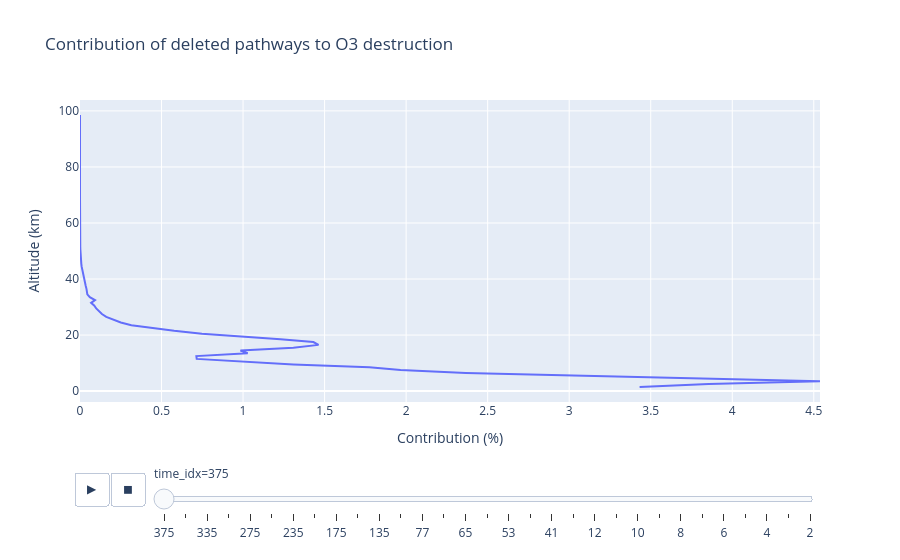
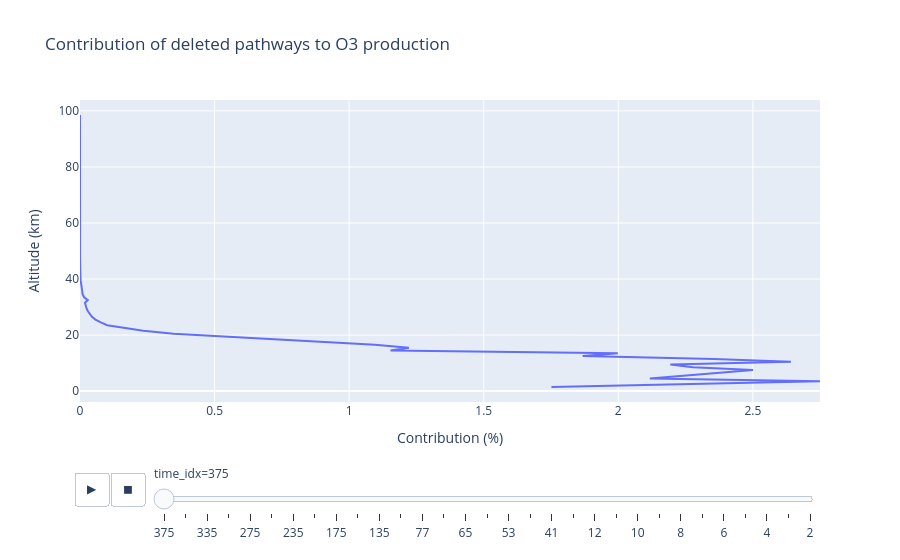

The notebook cell these images were saved under, in order:
### Markdown cell above
Here is an interactive plot with the contribution profiles of deleted pathways in all the  model times we analyzed:

### Code cell
del_pathways_loss = loss_pathways[loss_pathways.pathway_id == 'del']
del_pathways_prod = prod_pathways[prod_pathways.pathway_id == 'del']

del_pathways_loss = del_pathways_loss[del_pathways_loss.species=='O3']
del_pathways_prod = del_pathways_prod[del_pathways_prod.species=='O3']

fig = px.line(del_pathways_loss, x=del_pathways_loss['contribution']*100, y='alt',
        animation_frame=del_pathways_loss['time_idx'],
        labels={'x':'Contribution (%)', 'alt':'Altitude (km)'},
        title='Contribution of deleted pathways to O3 destruction')
fig.show()

fig = px.line(del_pathways_prod, x=del_pathways_prod['contribution']*100, y='alt',
        animation_frame=del_pathways_prod['time_idx'],
        labels={'x':'Contribution (%)', 'alt':'Altitude (km)'},
        title='Contribution of deleted pathways to O3 production'
        )
fig.show()

### Figure 1 — Plotly figure (JSON) as saved in the notebook; plotly's stock layout.template omitted (floating-point values rounded to 4 significant figures)
{"data": [{"hovertemplate": "time_idx=375<br>Contribution (%)=%{x}<br>Altitude (km)=%{y}<extra></extra>", "legendgroup": "", "line": {"color": "#636efa", "dash": "solid"}, "marker": {"symbol": "circle"}, "mode": "lines", "name": "", "orientation": "v", "showlegend": false, "type": "scatter", "x": [3.432, 3.855, 4.538, 3.815, 3.114, 2.366, 1.966, 1.774, 1.308, 0.996, 0.7158, 0.7135, 1.028, 0.9837, 1.309, 1.463, 1.431, 1.229, 0.9774, 0.7475, 0.5774, 0.4495, 0.315, 0.2502, 0.1989, 0.161, 0.1344, 0.1158, 0.09944, 0.0881, 0.0682, 0.09197, 0.06024, 0.04504, 0.04364, 0.03969, 0.03523, 0.03122, 0.027, 0.02324, 0.0194, 0.01574, 0.01265, 0.009959, 0.007973, 0.006124, 0.004798, 0.003717, 0.002889, 0.002295, 0.001726, 0.001365, 0.001074, 0.0008642, 0.0006878, 0.0005545, 0.0004284, 0.0004586, 0.0003726, 0.0003011, 0.0002401, 0.000194, 0.0001598, 0.0001306, 0.0001068, 8.595e-05, 7.183e-05, 5.954e-05, 5.054e-05, 4.272e-05, 3.654e-05, 3.139e-05, 2.697e-05, 2.36e-05, 2.139e-05, 1.706e-05, 1.63e-05, 1.672e-05, 1.85e-05, 2.223e-05, 2.674e-05, 2.527e-05, 1.534e-05, 9.674e-06, 7.439e-06, 6.07e-06, 6.312e-06, 6.202e-06, 6.282e-06, 7.56e-06, 5.463e-06, 6.289e-06, 7.233e-06, 8.936e-06, 9.295e-06, 1.117e-05, 1.301e-05, 1.99e-05], "xaxis": "x", "y": [1.5, 2.5, 3.5, 4.5, 5.5, 6.5, 7.5, 8.5, 9.5, 10.5, 11.5, 12.5, 13.5, 14.5, 15.5, 16.5, 17.5, 18.5, 19.5, 20.5, 21.5, 22.5, 23.5, 24.5, 25.5, 26.5, 27.5, 28.5, 29.5, 30.5, 31.5, 32.5, 33.5, 34.5, 35.5, 36.5, 37.5, 38.5, 39.5, 40.5, 41.5, 42.5, 43.5, 44.5, 45.5, 46.5, 47.5, 48.5, 49.5, 50.5, 51.5, 52.5, 53.5, 54.5, 55.5, 56.5, 57.5, 58.5, 59.5, 60.5, 61.5, 62.5, 63.5, 64.5, 65.5, 66.5, 67.5, 68.5, 69.5, 70.5, 71.5, 72.5, 73.5, 74.5, 75.5, 76.5, 77.5, 78.5, 79.5, 80.5, 81.5, 82.5, 83.5, 84.5, 85.5, 86.5, 87.5, 88.5, 89.5, 90.5, 91.5, 92.5, 93.5, 94.5, 95.5, 96.5, 97.5, 98.5], "yaxis": "y"}], "layout": {"legend": {"tracegroupgap": 0}, "sliders": [{"active": 0, "currentvalue": {"prefix": "time_idx="}, "len": 0.9, "pad": {"b": 10, "t": 60}, "steps": [{"args": [["375"], {"frame": {"duration": 0, "redraw": false}, "fromcurrent": true, "mode": "immediate", "transition": {"duration": 0, "easing": "linear"}}], "label": "375", "method": "animate"}, {"args": [["355"], {"frame": {"duration": 0, "redraw": false}, "fromcurrent": true, "mode": "immediate", "transition": {"duration": 0, "easing": "linear"}}], "label": "355", "method": "animate"}, {"args": [["335"], {"frame": {"duration": 0, "redraw": false}, "fromcurrent": true, "mode": "immediate", "transition": {"duration": 0, "easing": "linear"}}], "label": "335", "method": "animate"}, {"args": [["295"], {"frame": {"duration": 0, "redraw": false}, "fromcurrent": true, "mode": "immediate", "transition": {"duration": 0, "easing": "linear"}}], "label": "295", "method": "animate"}, {"args": [["275"], {"frame": {"duration": 0, "redraw": false}, "fromcurrent": true, "mode": "immediate", "transition": {"duration": 0, "easing": "linear"}}], "label": "275", "method": "animate"}, {"args": [["255"], {"frame": {"duration": 0, "redraw": false}, "fromcurrent": true, "mode": "immediate", "transition": {"duration": 0, "easing": "linear"}}], "label": "255", "method": "animate"}, {"args": [["235"], {"frame": {"duration": 0, "redraw": false}, "fromcurrent": true, "mode": "immediate", "transition": {"duration": 0, "easing": "linear"}}], "label": "235", "method": "animate"}, {"args": [["195"], {"frame": {"duration": 0, "redraw": false}, "fromcurrent": true, "mode": "immediate", "transition": {"duration": 0, "easing": "linear"}}], "label": "195", "method": "animate"}, {"args": [["175"], {"frame": {"duration": 0, "redraw": false}, "fromcurrent": true, "mode": "immediate", "transition": {"duration": 0, "easing": "linear"}}], "label": "175", "method": "animate"}, {"args": [["155"], {"frame": {"duration": 0, "redraw": false}, "fromcurrent": true, "mode": "immediate", "transition": {"duration": 0, "easing": "linear"}}], "label": "155", "method": "animate"}, {"args": [["135"], {"frame": {"duration": 0, "redraw": false}, "fromcurrent": true, "mode": "immediate", "transition": {"duration": 0, "easing": "linear"}}], "label": "135", "method": "animate"}, {"args": [["83"], {"frame": {"duration": 0, "redraw": false}, "fromcurrent": true, "mode": "immediate", "transition": {"duration": 0, "easing": "linear"}}], "label": "83", "method": "animate"}, {"args": [["77"], {"frame": {"duration": 0, "redraw": false}, "fromcurrent": true, "mode": "immediate", "transition": {"duration": 0, "easing": "linear"}}], "label": "77", "method": "animate"}, {"args": [["71"], {"frame": {"duration": 0, "redraw": false}, "fromcurrent": true, "mode": "immediate", "transition": {"duration": 0, "easing": "linear"}}], "label": "71", "method": "animate"}, {"args": [["65"], {"frame": {"duration": 0, "redraw": false}, "fromcurrent": true, "mode": "immediate", "transition": {"duration": 0, "easing": "linear"}}], "label": "65", "method": "animate"}, {"args": [["59"], {"frame": {"duration": 0, "redraw": false}, "fromcurrent": true, "mode": "immediate", "transition": {"duration": 0, "easing": "linear"}}], "label": "59", "method": "animate"}, {"args": [["53"], {"frame": {"duration": 0, "redraw": false}, "fromcurrent": true, "mode": "immediate", "transition": {"duration": 0, "easing": "linear"}}], "label": "53", "method": "animate"}, {"args": [["47"], {"frame": {"duration": 0, "redraw": false}, "fromcurrent": true, "mode": "immediate", "transition": {"duration": 0, "easing": "linear"}}], "label": "47", "method": "animate"}, {"args": [["41"], {"frame": {"duration": 0, "redraw": false}, "fromcurrent": true, "mode": "immediate", "transition": {"duration": 0, "easing": "linear"}}], "label": "41", "method": "animate"}, {"args": [["19"], {"frame": {"duration": 0, "redraw": false}, "fromcurrent": true, "mode": "immediate", "transition": {"duration": 0, "easing": "linear"}}], "label": "19", "method": "animate"}, {"args": [["12"], {"frame": {"duration": 0, "redraw": false}, "fromcurrent": true, "mode": "immediate", "transition": {"duration": 0, "easing": "linear"}}], "label": "12", "method": "animate"}, {"args": [["11"], {"frame": {"duration": 0, "redraw": false}, "fromcurrent": true, "mode": "immediate", "transition": {"duration": 0, "easing": "linear"}}], "label": "11", "method": "animate"}, {"args": [["10"], {"frame": {"duration": 0, "redraw": false}, "fromcurrent": true, "mode": "immediate", "transition": {"duration": 0, "easing": "linear"}}], "label": "10", "method": "animate"}, {"args": [["9"], {"frame": {"duration": 0, "redraw": false}, "fromcurrent": true, "mode": "immediate", "transition": {"duration": 0, "easing": "linear"}}], "label": "9", "method": "animate"}, {"args": [["8"], {"frame": {"duration": 0, "redraw": false}, "fromcurrent": true, "mode": "immediate", "transition": {"duration": 0, "easing": "linear"}}], "label": "8", "method": "animate"}, {"args": [["7"], {"frame": {"duration": 0, "redraw": false}, "fromcurrent": true, "mode": "immediate", "transition": {"duration": 0, "easing": "linear"}}], "label": "7", "method": "animate"}, {"args": [["6"], {"frame": {"duration": 0, "redraw": false}, "fromcurrent": true, "mode": "immediate", "transition": {"duration": 0, "easing": "linear"}}], "label": "6", "method": "animate"}, {"args": [["5"], {"frame": {"duration": 0, "redraw": false}, "fromcurrent": true, "mode": "immediate", "transition": {"duration": 0, "easing": "linear"}}], "label": "5", "method": "animate"}, {"args": [["4"], {"frame": {"duration": 0, "redraw": false}, "fromcurrent": true, "mode": "immediate", "transition": {"duration": 0, "easing": "linear"}}], "label": "4", "method": "animate"}, {"args": [["3"], {"frame": {"duration": 0, "redraw": false}, "fromcurrent": true, "mode": "immediate", "transition": {"duration": 0, "easing": "linear"}}], "label": "3", "method": "animate"}, {"args": [["2"], {"frame": {"duration": 0, "redraw": false}, "fromcurrent": true, "mode": "immediate", "transition": {"duration": 0, "easing": "linear"}}], "label": "2", "method": "animate"}], "x": 0.1, "xanchor": "left", "y": 0, "yanchor": "top"}], "title": {"text": "Contribution of deleted pathways to O3 destruction"}, "updatemenus": [{"buttons": [{"args": [null, {"frame": {"duration": 500, "redraw": false}, "fromcurrent": true, "mode": "immediate", "transition": {"duration": 500, "easing": "linear"}}], "label": "&#9654;", "method": "animate"}, {"args": [[null], {"frame": {"duration": 0, "redraw": false}, "fromcurrent": true, "mode": "immediate", "transition": {"duration": 0, "easing": "linear"}}], "label": "&#9724;", "method": "animate"}], "direction": "left", "pad": {"r": 10, "t": 70}, "showactive": false, "type": "buttons", "x": 0.1, "xanchor": "right", "y": 0, "yanchor": "top"}], "xaxis": {"anchor": "y", "domain": [0, 1], "title": {"text": "Contribution (%)"}}, "yaxis": {"anchor": "x", "domain": [0, 1], "title": {"text": "Altitude (km)"}}}}

### Figure 2 — Plotly figure (JSON) as saved in the notebook; plotly's stock layout.template omitted (floating-point values rounded to 4 significant figures)
{"data": [{"hovertemplate": "time_idx=375<br>Contribution (%)=%{x}<br>Altitude (km)=%{y}<extra></extra>", "legendgroup": "", "line": {"color": "#636efa", "dash": "solid"}, "marker": {"symbol": "circle"}, "mode": "lines", "name": "", "orientation": "v", "showlegend": false, "type": "scatter", "x": [1.752, 2.285, 2.749, 2.117, 2.243, 2.391, 2.501, 2.277, 2.193, 2.642, 2.356, 1.867, 1.998, 1.154, 1.222, 1.096, 0.9049, 0.6959, 0.4963, 0.3477, 0.2352, 0.1665, 0.101, 0.0774, 0.05736, 0.04456, 0.03623, 0.02951, 0.02439, 0.02037, 0.01848, 0.02893, 0.01528, 0.009952, 0.008059, 0.006294, 0.004677, 0.00345, 0.002493, 0.001723, 0.001171, 0.0008074, 0.0006125, 0.0004758, 0.0003892, 0.0003399, 0.0002984, 0.0002811, 0.0002594, 0.0002168, 0.0001559, 0.0001279, 0.0001009, 7.857e-05, 6.228e-05, 5.214e-05, 4.149e-05, 3.72e-05, 3.083e-05, 2.549e-05, 2.022e-05, 1.632e-05, 1.34e-05, 1.127e-05, 9.34e-06, 7.835e-06, 6.742e-06, 5.775e-06, 4.982e-06, 4.442e-06, 3.89e-06, 3.532e-06, 3.125e-06, 2.8e-06, 2.498e-06, 2.047e-06, 1.95e-06, 1.915e-06, 1.94e-06, 2.305e-06, 2.734e-06, 2.784e-06, 1.368e-06, 8.748e-07, 7.401e-07, 6.843e-07, 8.864e-07, 1.019e-06, 1.167e-06, 1.444e-06, 1.204e-06, 1.56e-06, 1.7e-06, 1.81e-06, 1.765e-06, 2.077e-06, 2.033e-06, 3.372e-06], "xaxis": "x", "y": [1.5, 2.5, 3.5, 4.5, 5.5, 6.5, 7.5, 8.5, 9.5, 10.5, 11.5, 12.5, 13.5, 14.5, 15.5, 16.5, 17.5, 18.5, 19.5, 20.5, 21.5, 22.5, 23.5, 24.5, 25.5, 26.5, 27.5, 28.5, 29.5, 30.5, 31.5, 32.5, 33.5, 34.5, 35.5, 36.5, 37.5, 38.5, 39.5, 40.5, 41.5, 42.5, 43.5, 44.5, 45.5, 46.5, 47.5, 48.5, 49.5, 50.5, 51.5, 52.5, 53.5, 54.5, 55.5, 56.5, 57.5, 58.5, 59.5, 60.5, 61.5, 62.5, 63.5, 64.5, 65.5, 66.5, 67.5, 68.5, 69.5, 70.5, 71.5, 72.5, 73.5, 74.5, 75.5, 76.5, 77.5, 78.5, 79.5, 80.5, 81.5, 82.5, 83.5, 84.5, 85.5, 86.5, 87.5, 88.5, 89.5, 90.5, 91.5, 92.5, 93.5, 94.5, 95.5, 96.5, 97.5, 98.5], "yaxis": "y"}], "layout": {"legend": {"tracegroupgap": 0}, "sliders": [{"active": 0, "currentvalue": {"prefix": "time_idx="}, "len": 0.9, "pad": {"b": 10, "t": 60}, "steps": [{"args": [["375"], {"frame": {"duration": 0, "redraw": false}, "fromcurrent": true, "mode": "immediate", "transition": {"duration": 0, "easing": "linear"}}], "label": "375", "method": "animate"}, {"args": [["355"], {"frame": {"duration": 0, "redraw": false}, "fromcurrent": true, "mode": "immediate", "transition": {"duration": 0, "easing": "linear"}}], "label": "355", "method": "animate"}, {"args": [["335"], {"frame": {"duration": 0, "redraw": false}, "fromcurrent": true, "mode": "immediate", "transition": {"duration": 0, "easing": "linear"}}], "label": "335", "method": "animate"}, {"args": [["295"], {"frame": {"duration": 0, "redraw": false}, "fromcurrent": true, "mode": "immediate", "transition": {"duration": 0, "easing": "linear"}}], "label": "295", "method": "animate"}, {"args": [["275"], {"frame": {"duration": 0, "redraw": false}, "fromcurrent": true, "mode": "immediate", "transition": {"duration": 0, "easing": "linear"}}], "label": "275", "method": "animate"}, {"args": [["255"], {"frame": {"duration": 0, "redraw": false}, "fromcurrent": true, "mode": "immediate", "transition": {"duration": 0, "easing": "linear"}}], "label": "255", "method": "animate"}, {"args": [["235"], {"frame": {"duration": 0, "redraw": false}, "fromcurrent": true, "mode": "immediate", "transition": {"duration": 0, "easing": "linear"}}], "label": "235", "method": "animate"}, {"args": [["195"], {"frame": {"duration": 0, "redraw": false}, "fromcurrent": true, "mode": "immediate", "transition": {"duration": 0, "easing": "linear"}}], "label": "195", "method": "animate"}, {"args": [["175"], {"frame": {"duration": 0, "redraw": false}, "fromcurrent": true, "mode": "immediate", "transition": {"duration": 0, "easing": "linear"}}], "label": "175", "method": "animate"}, {"args": [["155"], {"frame": {"duration": 0, "redraw": false}, "fromcurrent": true, "mode": "immediate", "transition": {"duration": 0, "easing": "linear"}}], "label": "155", "method": "animate"}, {"args": [["135"], {"frame": {"duration": 0, "redraw": false}, "fromcurrent": true, "mode": "immediate", "transition": {"duration": 0, "easing": "linear"}}], "label": "135", "method": "animate"}, {"args": [["83"], {"frame": {"duration": 0, "redraw": false}, "fromcurrent": true, "mode": "immediate", "transition": {"duration": 0, "easing": "linear"}}], "label": "83", "method": "animate"}, {"args": [["77"], {"frame": {"duration": 0, "redraw": false}, "fromcurrent": true, "mode": "immediate", "transition": {"duration": 0, "easing": "linear"}}], "label": "77", "method": "animate"}, {"args": [["71"], {"frame": {"duration": 0, "redraw": false}, "fromcurrent": true, "mode": "immediate", "transition": {"duration": 0, "easing": "linear"}}], "label": "71", "method": "animate"}, {"args": [["65"], {"frame": {"duration": 0, "redraw": false}, "fromcurrent": true, "mode": "immediate", "transition": {"duration": 0, "easing": "linear"}}], "label": "65", "method": "animate"}, {"args": [["59"], {"frame": {"duration": 0, "redraw": false}, "fromcurrent": true, "mode": "immediate", "transition": {"duration": 0, "easing": "linear"}}], "label": "59", "method": "animate"}, {"args": [["53"], {"frame": {"duration": 0, "redraw": false}, "fromcurrent": true, "mode": "immediate", "transition": {"duration": 0, "easing": "linear"}}], "label": "53", "method": "animate"}, {"args": [["47"], {"frame": {"duration": 0, "redraw": false}, "fromcurrent": true, "mode": "immediate", "transition": {"duration": 0, "easing": "linear"}}], "label": "47", "method": "animate"}, {"args": [["41"], {"frame": {"duration": 0, "redraw": false}, "fromcurrent": true, "mode": "immediate", "transition": {"duration": 0, "easing": "linear"}}], "label": "41", "method": "animate"}, {"args": [["19"], {"frame": {"duration": 0, "redraw": false}, "fromcurrent": true, "mode": "immediate", "transition": {"duration": 0, "easing": "linear"}}], "label": "19", "method": "animate"}, {"args": [["12"], {"frame": {"duration": 0, "redraw": false}, "fromcurrent": true, "mode": "immediate", "transition": {"duration": 0, "easing": "linear"}}], "label": "12", "method": "animate"}, {"args": [["11"], {"frame": {"duration": 0, "redraw": false}, "fromcurrent": true, "mode": "immediate", "transition": {"duration": 0, "easing": "linear"}}], "label": "11", "method": "animate"}, {"args": [["10"], {"frame": {"duration": 0, "redraw": false}, "fromcurrent": true, "mode": "immediate", "transition": {"duration": 0, "easing": "linear"}}], "label": "10", "method": "animate"}, {"args": [["9"], {"frame": {"duration": 0, "redraw": false}, "fromcurrent": true, "mode": "immediate", "transition": {"duration": 0, "easing": "linear"}}], "label": "9", "method": "animate"}, {"args": [["8"], {"frame": {"duration": 0, "redraw": false}, "fromcurrent": true, "mode": "immediate", "transition": {"duration": 0, "easing": "linear"}}], "label": "8", "method": "animate"}, {"args": [["7"], {"frame": {"duration": 0, "redraw": false}, "fromcurrent": true, "mode": "immediate", "transition": {"duration": 0, "easing": "linear"}}], "label": "7", "method": "animate"}, {"args": [["6"], {"frame": {"duration": 0, "redraw": false}, "fromcurrent": true, "mode": "immediate", "transition": {"duration": 0, "easing": "linear"}}], "label": "6", "method": "animate"}, {"args": [["5"], {"frame": {"duration": 0, "redraw": false}, "fromcurrent": true, "mode": "immediate", "transition": {"duration": 0, "easing": "linear"}}], "label": "5", "method": "animate"}, {"args": [["4"], {"frame": {"duration": 0, "redraw": false}, "fromcurrent": true, "mode": "immediate", "transition": {"duration": 0, "easing": "linear"}}], "label": "4", "method": "animate"}, {"args": [["3"], {"frame": {"duration": 0, "redraw": false}, "fromcurrent": true, "mode": "immediate", "transition": {"duration": 0, "easing": "linear"}}], "label": "3", "method": "animate"}, {"args": [["2"], {"frame": {"duration": 0, "redraw": false}, "fromcurrent": true, "mode": "immediate", "transition": {"duration": 0, "easing": "linear"}}], "label": "2", "method": "animate"}], "x": 0.1, "xanchor": "left", "y": 0, "yanchor": "top"}], "title": {"text": "Contribution of deleted pathways to O3 production"}, "updatemenus": [{"buttons": [{"args": [null, {"frame": {"duration": 500, "redraw": false}, "fromcurrent": true, "mode": "immediate", "transition": {"duration": 500, "easing": "linear"}}], "label": "&#9654;", "method": "animate"}, {"args": [[null], {"frame": {"duration": 0, "redraw": false}, "fromcurrent": true, "mode": "immediate", "transition": {"duration": 0, "easing": "linear"}}], "label": "&#9724;", "method": "animate"}], "direction": "left", "pad": {"r": 10, "t": 70}, "showactive": false, "type": "buttons", "x": 0.1, "xanchor": "right", "y": 0, "yanchor": "top"}], "xaxis": {"anchor": "y", "domain": [0, 1], "title": {"text": "Contribution (%)"}}, "yaxis": {"anchor": "x", "domain": [0, 1], "title": {"text": "Altitude (km)"}}}}
